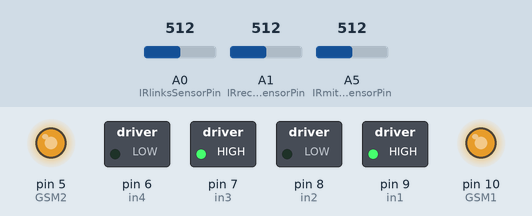
Bench run of a program on a simulated Arduino Uno, built with avr-gcc and run on an emulated ATmega328P. Parts: switched loads named in the program (green lamp = pin HIGH), output pins drawn as LEDs (lit = HIGH). The inputs (shaded band) are chosen by the test bench; at power-on: A0 (IRlinksSensorPin) = 512, A1 (IRrechtsSensorPin) = 512, A5 (IRmitteSensorPin) = 512. What the program prints to the serial monitor is not drawn.

Above: at 0.1 s.
Timing chart, 0 to 1.6 s (numbered marks = the images above):
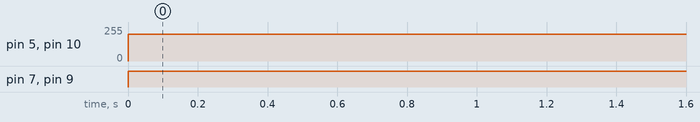

Measured:
- by itself, pin 5 (GSM2), pin 10 (GSM1): 0/255 → 200/255 at 0.00 s
- by itself, pin 7 (in3), pin 9 (in1): LOW → HIGH at 0.00 s

The program:

main.cpp
```cpp
#include <Arduino.h>

// Gleichstrommotor 1
int GSM1 = 10;
int in1 = 9;
int in2 = 8;
// Gleichstrommotor 2
int GSM2 = 5;
int in3 = 7;
int in4 = 6;

// IR-Sensor Pin
int IRmitteSensorPin = A5;  // Der Sensor ist am analogen Pin A0 angeschlossen
int IRrechtsSensorPin = A1;  // Der Sensor ist am analogen Pin A0 angeschlossen
int IRlinksSensorPin = A0;  // Der Sensor ist am analogen Pin A0 angeschlossen


void setup() {
  pinMode(GSM1, OUTPUT);
  pinMode(GSM2, OUTPUT);
  pinMode(in1, OUTPUT);
  pinMode(in2, OUTPUT);
  pinMode(in3, OUTPUT);
  pinMode(in4, OUTPUT);
  Serial.begin(9600);  // Serielle Kommunikation für die Ausgabe
}

void loop() {
  // Motorsteuerung
  digitalWrite(in1, HIGH);  // Motor 1 beginnt zu rotieren
  digitalWrite(in2, LOW);
  analogWrite(GSM1, 200);  // Motor 1 soll mit der Geschwindigkeit "200"

  digitalWrite(in3, HIGH);  // Motor 2 beginnt zu rotieren
  digitalWrite(in4, LOW);
  analogWrite(GSM2, 200);  // Motor 2 soll ebenfalls mit der Geschwindigkeit "200"

  delay(2000);  // Warte 2 Sekunden, bevor der Sensorwert ausgelesen wird

  // Aufruf der Funktion zum Messen der Entfernung
    int sensorValuemitte = analogRead(IRmitteSensorPin);
    Serial.print("Sensorwert mitte: ");
    Serial.println(sensorValuemitte);  // Ausgabe des gemessenen Werts auf dem seriellen Monitor
  delay(500);  // Kleine Verzögerung, um die Stabilität des Werts zu prüfen

// Aufruf der Funktion zum Messen der Entfernung
    int sensorValuerechts = analogRead(IRrechtsSensorPin);
    Serial.print("Sensorwert rechts: ");
    Serial.println(sensorValuerechts);  // Ausgabe des gemessenen Werts auf dem seriellen Monitor
  delay(500);  // Kleine Verzögerung, um die Stabilität des Werts zu prüfen

  // Aufruf der Funktion zum Messen der Entfernung
    int sensorValuelinks = analogRead(IRlinksSensorPin);
    Serial.print("Sensorwert links: ");
    Serial.println(sensorValuelinks);  // Ausgabe des gemessenen Werts auf dem seriellen Monitor
  delay(500);  // Kleine Verzögerung, um die Stabilität des Werts zu prüfen


}
```
